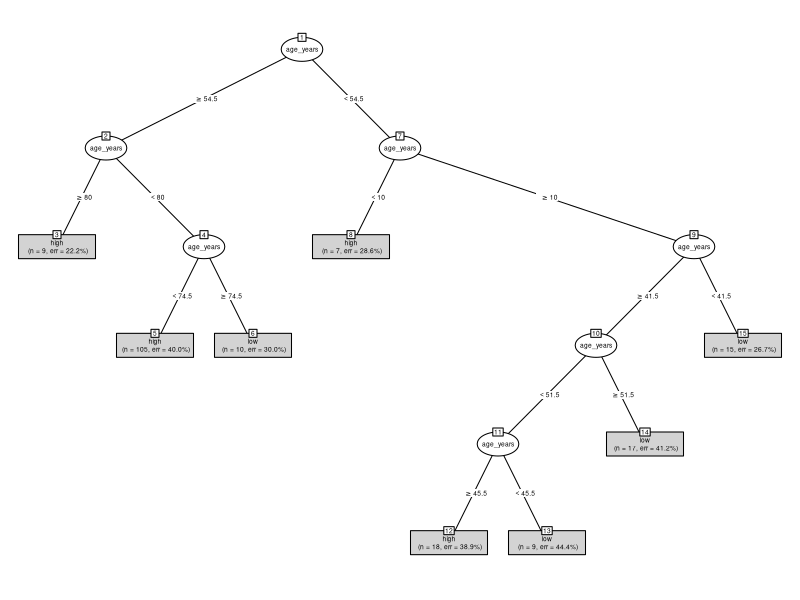

R code for this plot: (Note: this script raises an error after producing the figure.)
## ---- chunk 1
library(tidyverse)
library(clock)
library(rpart)
library(partykit)
setwd("~/sta130_project/")
data <- read_csv("v2_wrangled_Member_Background.csv")
## ---- chunk 2
added_dates_data <- data |>
     mutate(
         starting_date = date_build(member_start_year, member_start_month, ),
         ending_date = date_build(2025, 2, 1),
     )

added_membership_duration <- added_dates_data |>
  mutate(mem_duration_month = (ending_date - starting_date) |> as.numeric() / 30)

added_attendance_rate <- added_membership_duration |> 
  filter(number_of_present_service_deliveries + number_of_absent_service_deliveries > 0) |>
  mutate(attendance_rate = number_of_present_service_deliveries / (number_of_present_service_deliveries + number_of_absent_service_deliveries))

print(median(added_attendance_rate$attendance_rate))
print(mean(added_attendance_rate$attendance_rate))

added_attendance_category <- added_attendance_rate |>
  mutate(attendance_rate_category = case_when(
    attendance_rate <= 0.7 ~ "low",
    attendance_rate > 0.7 ~ "high",
  ))


exclude_na <- added_attendance_category |> filter(!is.na(i_have_the_following_impairment))

process_na <- added_attendance_category |> replace_na(list(program_interest="Unknown"))
## ---- chunk 3
# traning without crossvalidate
model <- rpart(attendance_rate_category ~ age_years, data=exclude_na)
predictions <- predict(model, newdata=added_attendance_category, type="class")
table(predictions, added_attendance_category$attendance_rate_category)
plot(as.party(model), gp=gpar(cex=0.4), type = "simple")
## ---- chunk 4
# traning with crossvalidate
model <- rpart(present_service_deliveries_per_month ~ (age_years + gender + types_of_cancer), data=final_data)
